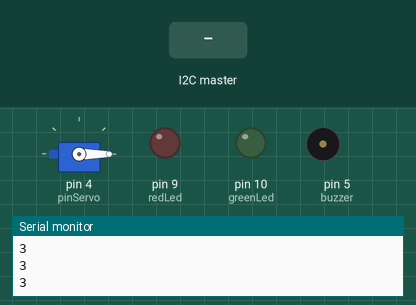
Simulated run of this sketch. Board: Arduino Uno, built with avr-gcc and run on an emulated ATmega328P. Parts: servo, output pins drawn as LEDs (lit = HIGH), buzzer (waves = sounding), the last lines printed to the serial monitor. The inputs (shaded band) are chosen by the test bench.

Above: at 1.2 s.
1.3 s: the I2C master sends the byte 1
At 1.9 s:
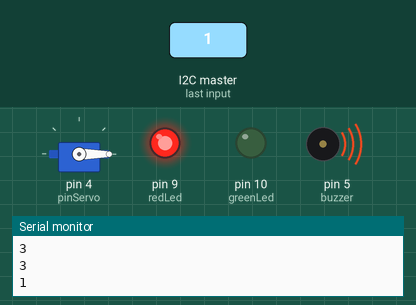
At 2.85 s:
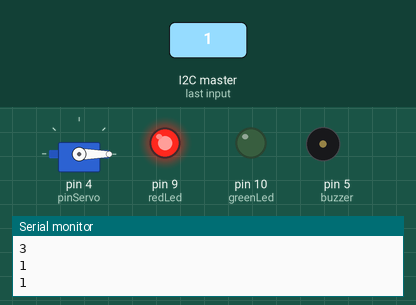
4.3 s: the I2C master sends the byte 0
At 5.5 s:
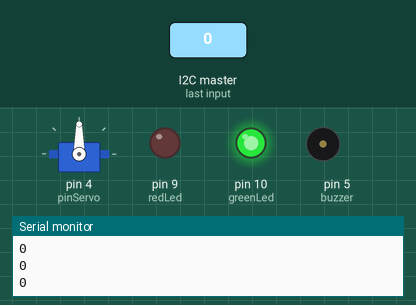
Timing chart, 0 to 7.3 s (numbered marks = the images above; inputs shaded):
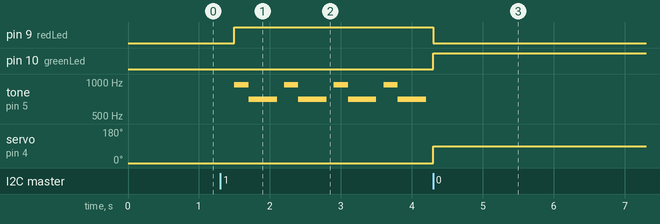

The sketch:

password_security_access_system2.ino
```cpp
// Names: Sargam Verma
// Date: 10/04/2023
// Progect: Password Security Access System using Arduino

//To import libraries
#include <Servo.h>
#include <Wire.h>

//Defining leds
int greenLed = 10;
int redLed = 9;

//Defining servo
Servo myservo;
int pinServo = 4;

//Defining buzzer
int buzzer = 5;

//Variables
int count = 3;

//the setup function runs once

void setup(){
  Wire.begin(4);//Start I2C communication as slave with address 4
  Wire.onReceive(receiveEvent);//Set the receiveEvent function to be called when data is received
  myservo.attach(pinServo);//Attach the servo
  Serial.begin(9600);//Start serial communication

  //setup of leds
  pinMode(greenLed, OUTPUT);
  pinMode(redLed, OUTPUT);
  pinMode(buzzer, OUTPUT);
}
 //loop function runs forever

void loop(){
  Serial.println(count);
  if(count == 3){
    myservo.write(0);
    digitalWrite(greenLed, LOW);
    digitalWrite(redLed, LOW);
    delay(500);
  }

  else if(count == 0){
    access();
  }

  else if(count == 1){
  	denied();
  }
}

void receiveEvent(int receive){
  count = Wire.read();
  if(count == 0)
  {
    digitalWrite(redLed, LOW);
    digitalWrite(greenLed, HIGH);
    myservo.write(90);
  }
}

void access(){
  myservo.write(90);
  digitalWrite(redLed, LOW);
  digitalWrite(greenLed, HIGH);
  delay(500);
  count == 3;
}

void denied(){
  digitalWrite(greenLed, LOW);
  digitalWrite(redLed, HIGH);
  myservo.write(0);
  tone(buzzer,950,500);
  delay(200);
  tone(buzzer,700,400);
  delay(500);
}
```

Measured:
- after the input at 1.3 s, pin 9 (redLed): LOW → HIGH after 0.20 s; tone on pin 5 (buzzer): silent → 950 Hz after 0.20 s, then repeats every 0.70 s: 700 Hz 0.40 s, silent 0.10 s, 950 Hz 0.20 s
- after the input at 4.3 s, pin 9 (redLed): HIGH → LOW at once; pin 10 (greenLed): LOW → HIGH at once; tone on pin 5 (buzzer): stops changing and stays silent; servo on pin 4 (pinServo): 0° → 90° at once
